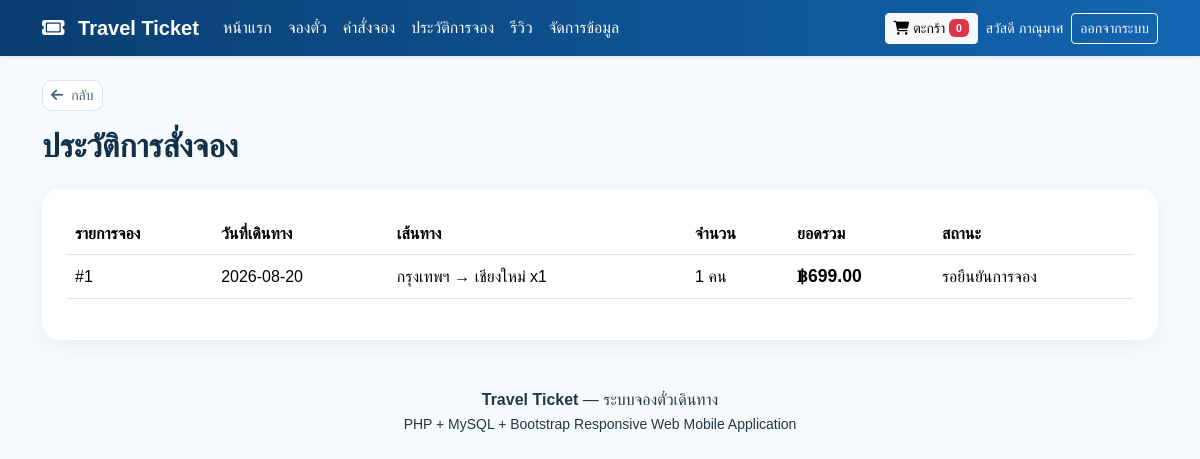
The app's page /history.php (signed in) with its own data.
### tables this page shows
CREATE TABLE bookings (
 booking_id INT AUTO_INCREMENT PRIMARY KEY,
 user_id INT NOT NULL,
 customer_name VARCHAR(100) NOT NULL,
 phone VARCHAR(30),
 travel_date DATE NOT NULL,
 total_amount DECIMAL(10,2) NOT NULL,
 status VARCHAR(50) DEFAULT 'รอยืนยันการจอง',
 booking_date TIMESTAMP DEFAULT CURRENT_TIMESTAMP,
 FOREIGN KEY(user_id) REFERENCES users(user_id)
);

### history.php (the view, shortened to what this page needs)
<?php
include 'connect/conn.php';
include 'header.php';
$uid = (int)$_SESSION['user']['user_id'];
?>
<h2 class="section-title mb-4">
    ประวัติการสั่งจอง
</h2>
<div class="page-box">
    <div class="table-responsive">
        <table class="table align-middle">
            <thead>
                <tr>
                    <th>รายการจอง</th>
                    <th>วันที่เดินทาง</th>
                    <th>เส้นทาง</th>
                    <th>จำนวน</th>
                    <th>ยอดรวม</th>
                    <th>สถานะ</th>
                </tr>
            </thead>
            <tbody>
                <?php
                $r = $conn->query("
                    SELECT b.*,
                           GROUP_CONCAT(
                               CONCAT(d.route_name, ' x', bi.quantity)
                               SEPARATOR ', '
                           ) items,
                           SUM(bi.quantity) qty
                    FROM bookings b
                    JOIN booking_items bi
                        ON b.booking_id = bi.booking_id
                    JOIN destinations d
                        ON bi.destination_id = d.destination_id
                    WHERE b.user_id = $uid
                    GROUP BY b.booking_id
                    ORDER BY b.booking_id DESC
                ");
                while ($b = $r->fetch_assoc()):
                ?>
                    <tr>
                        <td>
                            #<?=$b['booking_id']?>
                        </td>
                        <td>
                            <?=$b['travel_date']?>
                        </td>
                        <td>
                            <?=htmlspecialchars($b['items'])?>
                        </td>
                        <td>
                            <?=$b['qty']?> คน
                        </td>
                        <td class="price">
                            ฿<?=number_format($b['total_amount'], 2)?>
                        </td>
                        <td>
                            <?=htmlspecialchars($b['status'])?>
                        </td>
                    </tr>
                <?php endwhile; ?>
            </tbody>
        </table>
    </div>
</div>
<?php include 'footer.php'; ?>

### css/style.css (style rules this page uses)
:root { --blue:#1266b1;--blue-dark:#0a3d70;--sky:#eaf5ff;--navy:#12304a;--orange:#f5a623;--cream:#f7fafc;--text:#243746;--white:#fff }
body { font-family:Tahoma,Arial,sans-serif;background:var(--cream);color:var(--text) }
.section-title { color:var(--navy);font-weight:700 }
.price { color:#d47b00;font-weight:700;font-size:1.1rem }
.page-box { background:#fff;border-radius:18px;box-shadow:0 5px 18px rgba(21,70,105,.07);padding:25px }

### records on screen
bookings: booking_id "1", travel_date "2026-08-20", items "กรุงเทพฯ → เชียงใหม่ x1", qty "1", total_amount "699.00", status "รอยืนยันการจอง"

### other values on screen
$cartCount "0"
$_SESSION['user']['name'] "ภาณุมาศ"
